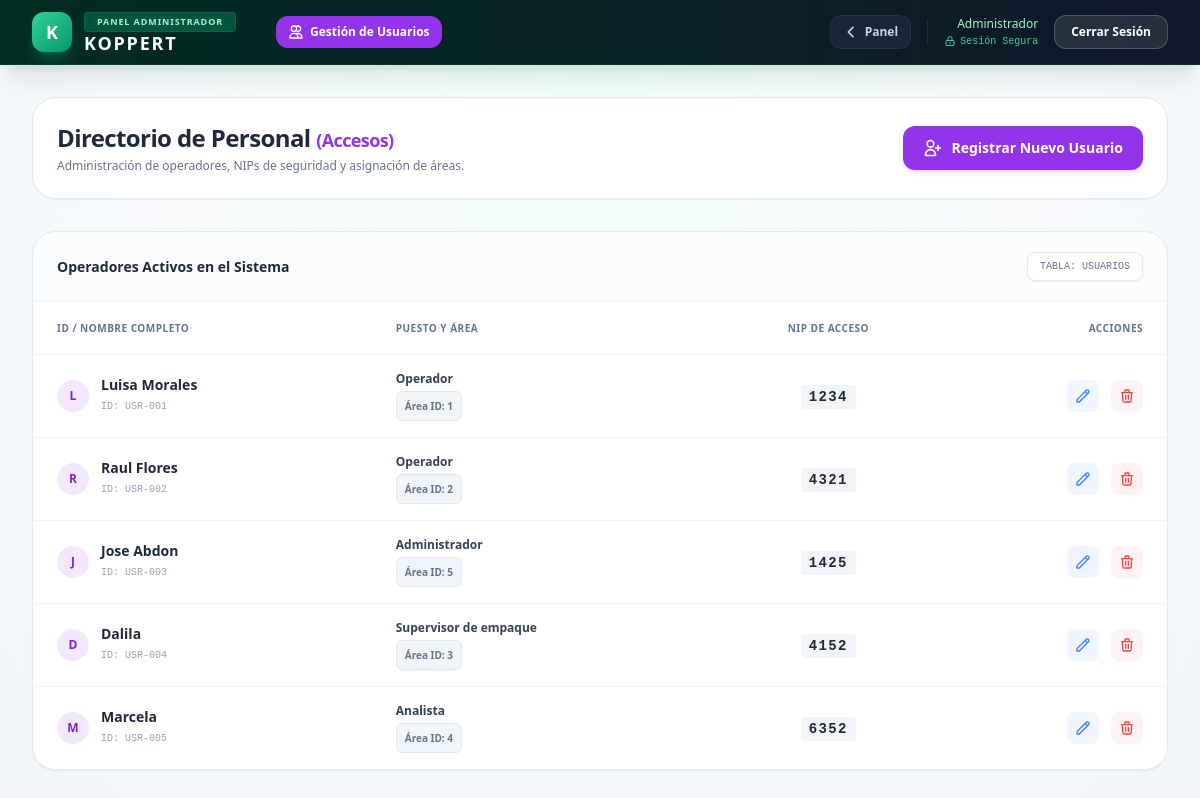
The page /admin/usuarios on the database as committed earlier.
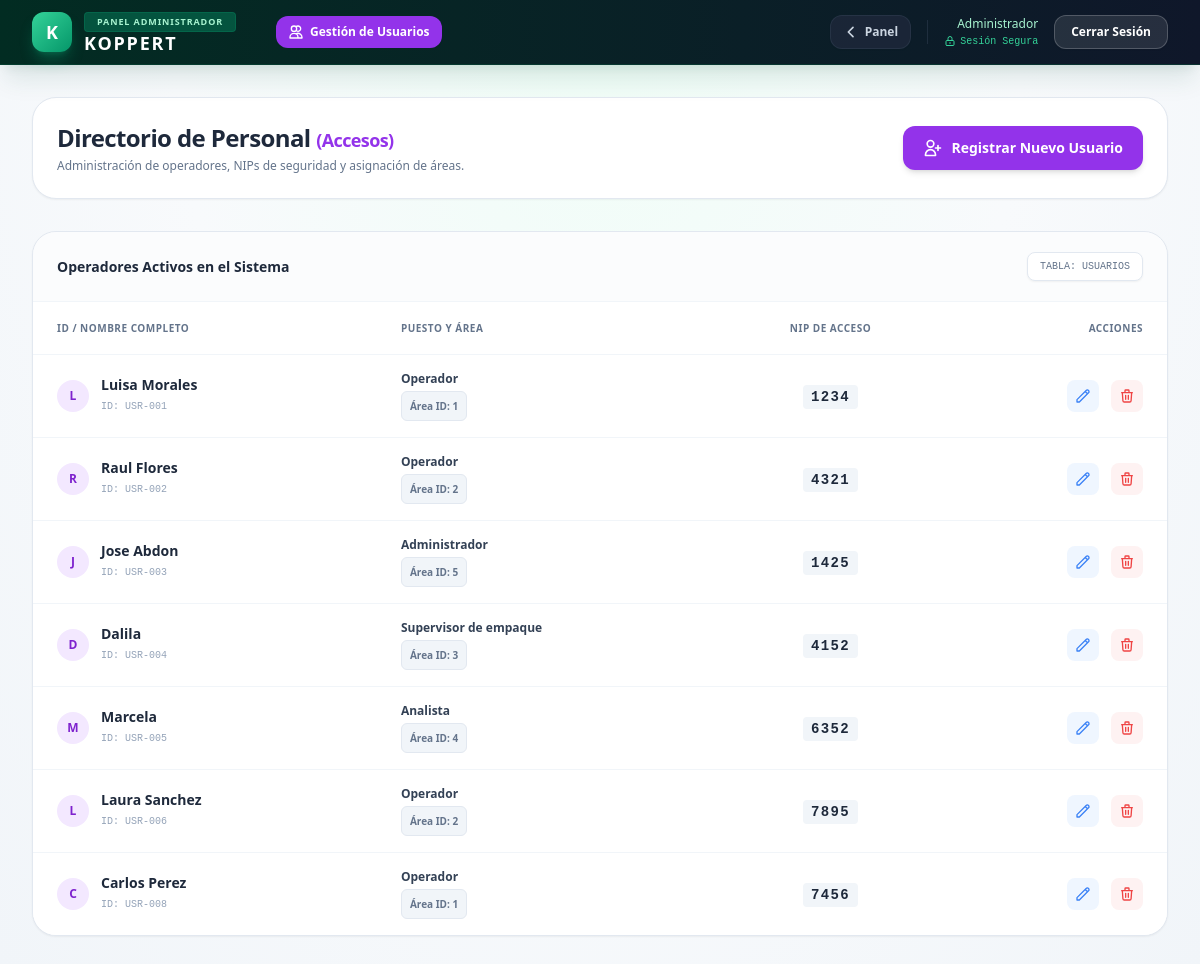
The same page on the database as committed later.
### tables this page shows
CREATE TABLE USUARIOS (
    id_usuario INTEGER PRIMARY KEY AUTOINCREMENT,
    id_area INTEGER,
    nombre_usuario VARCHAR(150) NOT NULL,
    puesto VARCHAR(100),
    nip_firma VARCHAR(50)
);

### routes/admin.py (the view)
@admin_bp.route('/usuarios')
def usuarios():
    conexion = sqlite3.connect('Bd_SIO-AGRO.db')
    conexion.row_factory = sqlite3.Row
    cursor = conexion.cursor()
    cursor.execute("SELECT * FROM USUARIOS")
    lista_usuarios = cursor.fetchall()
    conexion.close()
    return render_template('admin/usuarios.html', usuarios=lista_usuarios)

### templates/admin/usuarios.html (shortened to what this page needs)
{% extends "admin/base_admin.html" %}
{% block navbar_menu %}
<div class="hidden md:block flex-1 mx-6">
    <div class="flex space-x-1 overflow-x-auto">
        <a href="{{ url_for('admin.usuarios') }}" class="px-3 py-2 rounded-xl text-xs font-bold bg-purple-600 text-white shadow-sm flex items-center gap-1.5">
            <svg class="w-4 h-4" fill="none" stroke="currentColor" viewBox="0 0 24 24"><path stroke-linecap="round" stroke-linejoin="round" stroke-width="2" d="M12 4.354a4 4 0 110 5.292M15 21H3v-1a6 6 0 0112 0v1zm0 0h6v-1a6 6 0 00-9-5.197M13 7a4 4 0 11-8 0 4 4 0 018 0z"></path></svg>
            Gestión de Usuarios
        </a>
    </div>
</div>
{% endblock %}
{% block content %}
<div class="flex flex-col md:flex-row justify-between items-start md:items-center bg-white p-6 rounded-3xl shadow-sm border border-slate-200 gap-4">
    <div>
        <h1 class="text-2xl font-black text-slate-800 tracking-tight">Directorio de Personal <span class="text-purple-600 font-bold text-lg">(Accesos)</span></h1>
        <p class="text-xs text-slate-500 font-medium mt-1">Administración de operadores, NIPs de seguridad y asignación de áreas.</p>
    </div>
    <div class="flex items-center w-full md:w-auto">
        <button onclick="document.getElementById('modal-usuario').classList.remove('hidden')" class="bg-purple-600 text-white px-5 py-3 rounded-xl text-sm font-bold hover:bg-purple-700 transition-all shadow-md flex items-center justify-center gap-2 w-full md:w-auto">
            <svg class="w-5 h-5" fill="none" stroke="currentColor" viewBox="0 0 24 24"><path stroke-linecap="round" stroke-linejoin="round" stroke-width="2" d="M18 9v3m0 0v3m0-3h3m-3 0h-3m-2-5a4 4 0 11-8 0 4 4 0 018 0zM3 20a6 6 0 0112 0v1H3v-1z"></path></svg>
            Registrar Nuevo Usuario
        </button>
    </div>
</div>
<div class="bg-white rounded-3xl shadow-sm border border-slate-200 overflow-hidden mt-8">
    <div class="bg-slate-50/50 px-6 py-5 border-b border-slate-100 flex justify-between items-center">
        <h2 class="text-sm font-bold text-slate-800 flex items-center gap-2">
            Operadores Activos en el Sistema
        </h2>
        <span class="text-[10px] text-slate-500 font-mono bg-white px-3 py-1.5 rounded-lg border border-slate-200 shadow-sm">TABLA: USUARIOS</span>
    </div>
    <div class="overflow-x-auto">
        <table class="min-w-full divide-y divide-slate-100 text-sm">
            <thead class="bg-white text-slate-500">
                <tr>
                    <th class="px-6 py-4 text-left font-extrabold uppercase tracking-wider text-[10px]">ID / Nombre Completo</th>
                    <th class="px-6 py-4 text-left font-extrabold uppercase tracking-wider text-[10px]">Puesto y Área</th>
                    <th class="px-6 py-4 text-center font-extrabold uppercase tracking-wider text-[10px]">NIP de Acceso</th>
                    <th class="px-6 py-4 text-right font-extrabold uppercase tracking-wider text-[10px]">Acciones</th>
                </tr>
            </thead>
            <tbody class="divide-y divide-slate-100 bg-white">
                {% for u in usuarios %}
                    {% if u['id_usuario'] %}
                    <tr class="hover:bg-slate-50 transition-colors">
                        <td class="px-6 py-4 whitespace-nowrap">
                            <div class="flex items-center gap-3">
                                <div class="w-8 h-8 rounded-full bg-purple-100 text-purple-700 flex items-center justify-center font-bold text-xs uppercase">{{ u['nombre_usuario'][0] }}</div>
                                <div>
                                    <div class="font-bold text-slate-800 text-sm">{{ u['nombre_usuario'] }}</div>
                                    <div class="text-[10px] text-slate-400 font-mono mt-0.5">ID: USR-00{{ u['id_usuario'] }}</div>
                                </div>
                            </div>
                        </td>
                        <td class="px-6 py-4 whitespace-nowrap">
                            <div class="font-bold text-slate-700 text-xs">{{ u['puesto'] }}</div>
                            <span class="text-[10px] font-bold text-slate-500 bg-slate-100 px-2 py-1 rounded-md border border-slate-200 mt-1 inline-block">Área ID: {{ u['id_area'] }}</span>
                        </td>
                        <td class="px-6 py-4 whitespace-nowrap text-center">
                            <span class="font-mono text-slate-800 font-bold tracking-widest bg-slate-100 px-2 py-1 rounded">{{ u['nip_firma'] }}</span>
                        </td>
                        <td class="px-6 py-4 whitespace-nowrap text-right space-x-2">
                            <button onclick="abrirModalEditar('{{ u['id_usuario'] }}', '{{ u['nombre_usuario'] }}', '{{ u['puesto'] }}', '{{ u['nip_firma'] }}', '{{ u['id_area'] }}')" class="text-blue-500 hover:text-blue-700 bg-blue-50 hover:bg-blue-100 p-2 rounded-lg transition-colors inline-flex items-center justify-center" title="Editar">
                                <svg class="w-4 h-4" fill="none" stroke="currentColor" viewBox="0 0 24 24"><path stroke-linecap="round" stroke-linejoin="round" stroke-width="2" d="M15.232 5.232l3.536 3.536m-2.036-5.036a2.5 2.5 0 113.536 3.536L6.5 21.036H3v-3.572L16.732 3.732z"></path></svg>
                            </button>
                            <form action="{{ url_for('admin.eliminar_usuario', id_usuario=u['id_usuario']) }}" method="POST" class="inline-block" onsubmit="return confirm('¿Estás seguro de que deseas eliminar a {{ u['nombre_usuario'] }}? Esta acción no se puede deshacer.');">
                                <button type="submit" class="text-red-500 hover:text-red-700 bg-red-50 hover:bg-red-100 p-2 rounded-lg transition-colors inline-flex items-center justify-center" title="Eliminar">
                                    <svg class="w-4 h-4" fill="none" stroke="currentColor" viewBox="0 0 24 24"><path stroke-linecap="round" stroke-linejoin="round" stroke-width="2" d="M19 7l-.867 12.142A2 2 0 0116.138 21H7.862a2 2 0 01-1.995-1.858L5 7m5 4v6m4-6v6m1-10V4a1 1 0 00-1-1h-4a1 1 0 00-1 1v3M4 7h16"></path></svg>
                                </button>
                            </form>
                        </td>
                    </tr>
                    {% endif %}
                {% endfor %}
            </tbody>
        </table>
    </div>
</div>
{% endblock %}

### templates/admin/base_admin.html (shortened to what this page needs)
<!DOCTYPE html>
<html lang="es">
<head>
    <script src="https://cdn.tailwindcss.com"></script>
</head>
<body class="bg-[radial-gradient(ellipse_at_top,_var(--tw-gradient-stops))] from-emerald-50/80 via-slate-50 to-slate-100 flex flex-col h-screen font-sans overflow-hidden">
    <nav class="bg-gradient-to-r from-emerald-950 to-slate-900 text-emerald-100 shadow-xl shadow-emerald-900/10 z-20 flex-shrink-0 border-b border-emerald-900/50">
        <div class="max-w-7xl mx-auto px-4 sm:px-6 lg:px-8">
            <div class="flex items-center justify-between h-16 gap-2">
                <div class="flex items-center shrink-0">
                    <div class="w-10 h-10 bg-gradient-to-br from-emerald-400 to-emerald-600 rounded-xl flex items-center justify-center font-bold text-white mr-3 shadow-lg shadow-emerald-500/30 text-lg">K</div>
                    <div class="flex flex-col justify-center">
                        <span class="text-[9px] bg-emerald-800/80 text-emerald-200 px-3 py-0.5 rounded text-center font-bold uppercase tracking-widest border border-emerald-700/50 mb-0.5 whitespace-nowrap">Panel Administrador</span>
                        <span class="text-white text-lg font-black tracking-widest leading-none">KOPPERT</span>
                    </div>
                </div>
                <div class="flex-1 overflow-x-auto hide-scroll flex justify-center mx-2">
                    {% block navbar_menu %}
                    {% endblock %}
                </div>
                <div class="flex items-center space-x-4 shrink-0">
                    <a href="{{ url_for('admin.dashboard') }}" class="px-3 py-2 rounded-xl text-xs font-bold bg-slate-800/80 text-slate-300 hover:bg-emerald-600 hover:text-white transition-all shadow-sm flex items-center gap-1.5 border border-slate-700/50 group whitespace-nowrap">
                        <svg class="w-4 h-4 group-hover:-translate-x-1 transition-transform" fill="none" stroke="currentColor" viewBox="0 0 24 24"><path stroke-linecap="round" stroke-linejoin="round" stroke-width="2.5" d="M15 19l-7-7 7-7"></path></svg>
                        Panel
                    </a>
                    <div class="text-right hidden sm:block">
                        <p class="text-xs font-bold text-white whitespace-nowrap"><span class="text-emerald-200 font-medium">{{ session.get('nombre', 'Administrador') }}</span></p>
                        <p class="text-[10px] text-emerald-400 font-mono flex items-center justify-end gap-1 mt-0.5 whitespace-nowrap">
                            <svg class="w-3 h-3" fill="none" stroke="currentColor" viewBox="0 0 24 24"><path stroke-linecap="round" stroke-linejoin="round" stroke-width="2" d="M12 15v2m-6 4h12a2 2 0 002-2v-6a2 2 0 00-2-2H6a2 2 0 00-2 2v6a2 2 0 002 2zm10-10V7a4 4 0 00-8 0v4h8z"></path></svg>
                            Sesión Segura
                        </p>
                    </div>
                    <a href="{{ url_for('auth.logout') }}" class="text-xs px-4 py-2 text-white font-bold bg-white/10 hover:bg-red-500/80 border border-white/20 hover:border-red-400 rounded-xl transition-all shadow-sm whitespace-nowrap">Cerrar Sesión</a>
                </div>
            </div>
        </div>
    </nav>
    <main class="flex-1 overflow-y-auto p-8 relative">
        <div class="max-w-6xl mx-auto space-y-8 relative z-10">
            {% block content %}
            {% endblock %}
        </div>
    </main>
</body>
</html>

Rows that differ between the two databases and show on the page:
added USUARIOS: nombre_usuario "L", nombre_usuario "Laura Sanchez", id_usuario "6", puesto "Operador", id_area "2", nip_firma "7895"
added USUARIOS: nombre_usuario "C", nombre_usuario "Carlos Perez", id_usuario "8", puesto "Operador", id_area "1", nip_firma "7456"
